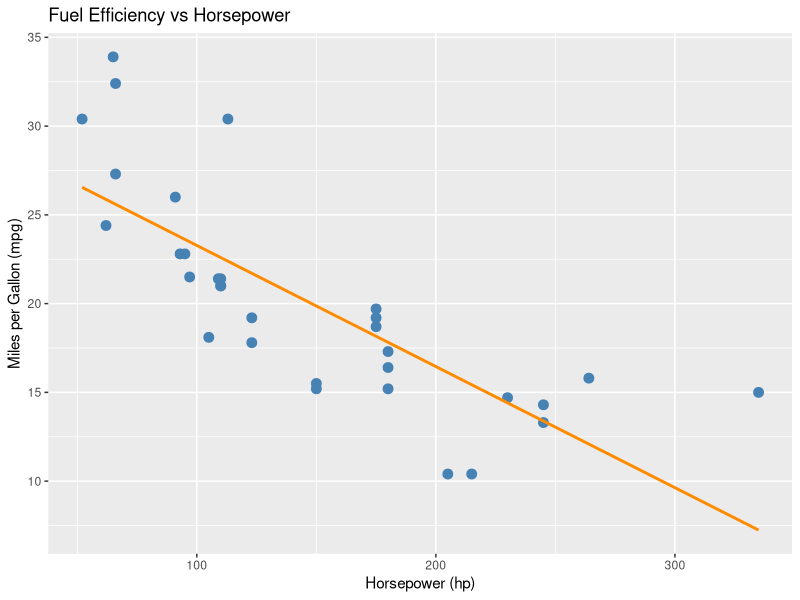

Write the R code that produced this figure.
## ---- chunk 1
head(mtcars)
## ---- chunk 2
library(ggplot2)

ggplot(mtcars, aes(x = hp, y = mpg)) +
  geom_point(color = "steelblue", size = 3) +
  geom_smooth(method = "lm", se = FALSE, color = "darkorange") +
  labs(title = "Fuel Efficiency vs Horsepower",
       x = "Horsepower (hp)",
       y = "Miles per Gallon (mpg)")
